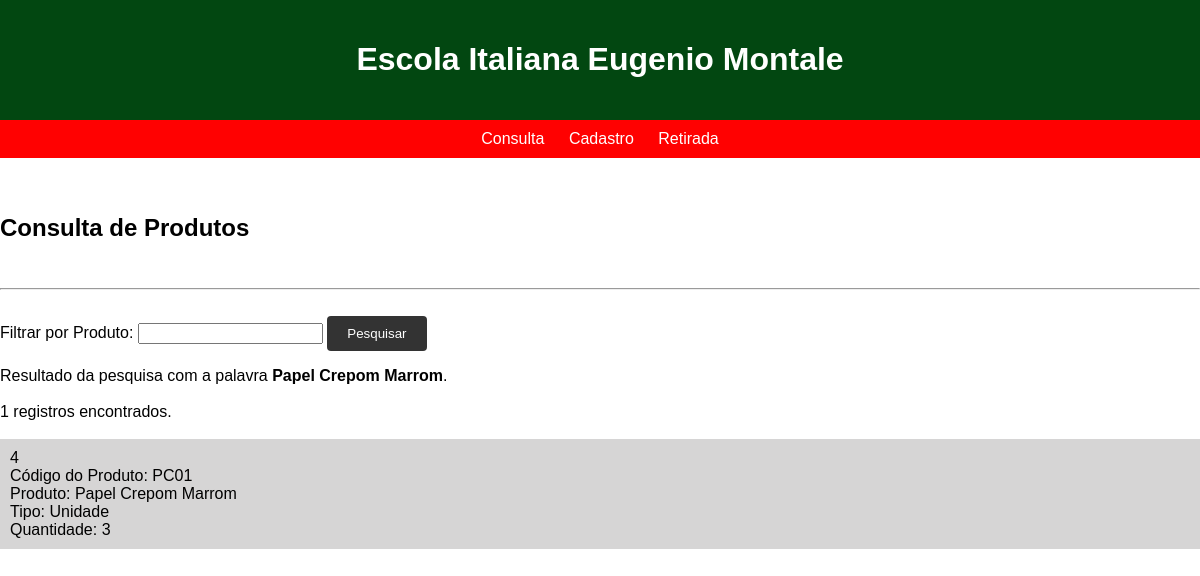
/consulta.php?filtro=Papel Crepom Marrom, run on the app's committed database.
### tables this page shows
CREATE TABLE `estoque` (
  `id` int(11) NOT NULL,
  `CodProduto` varchar(4) NOT NULL,
  `NomeProduto` varchar(70) NOT NULL,
  `Tipo` enum('Pacote','Unidade') DEFAULT NULL,
  `qtidadeProduto` int(11) NOT NULL
);

### consulta.php (the view, shortened to what this page needs)
<?php
include_once("conexao.php");
$filtro = isset($_GET['filtro'])?$_GET['filtro']:"";
$sql = "select * from estoque where NomeProduto like '%$filtro%' order by CodProduto";
$consulta = mysqli_query($conn,$sql);
$registros = mysqli_num_rows($consulta);
?>
<html lang="pt-br">
    <head>
        <link rel="stylesheet" type="text/css" href="./css/consulta.css">
    </head>
    <body>
        <header>
            <h1>Escola Italiana Eugenio Montale</h1>
        </header>
        <nav>
            <a href="consulta.php">Consulta</a>
            <a href="index.php">Cadastro</a>
            <a href="excluir.php">Retirada</a>
        </nav>
        <section><br><br>
            <h2>Consulta de Produtos</h2><br>
            <hr><br>
            <form method="get" action="">
                Filtrar por Produto: <input type="text" name="filtro" class="campo" required autofocus>
                <input type="submit" value="Pesquisar">
            </form>
        <?php
        print "Resultado da pesquisa com a palavra <strong>$filtro</strong>.<br><br>";
        print "$registros registros encontrados.";
        print "<br><br>";
        while($exibirRegistros = mysqli_fetch_array($consulta)){
            $codigo = $exibirRegistros[0];
            $CodProduto = $exibirRegistros[1];
            $NomeProduto = $exibirRegistros[2];
            $Tipo = $exibirRegistros[3];
            $qtidadeProduto = $exibirRegistros[4];
            print "<article>";
            print "$codigo<br>";
            print "Código do Produto: $CodProduto<br>";
            print "Produto: $NomeProduto<br>";
            print "Tipo: $Tipo<br>";
            print "Quantidade: $qtidadeProduto";
            print "</article>";
        }
        ?>
    </body>
</html>

### css/consulta.css (style rules this page uses)
body { font-family: Arial, sans-serif; margin: 0; padding: 0; }
header { background-color: #024711; color: #fff; padding: 20px; text-align: center; }
nav { background-color: #ff0101; padding: 10px; text-align: center; }
nav a { color: #fff; text-decoration: none; margin: 0 10px; }
article { width: 100%; box-sizing: border-box; padding: 10px; background-color: #d6d5d5; margin-bottom: 5px; }
input[type="submit"] { background-color: #333; color: #fff; padding: 10px 20px; border: none; border-radius: 4px; cursor: pointer; }

### data on the page
estoque: id "4", CodProduto "PC01", NomeProduto "Papel Crepom Marrom", Tipo "Unidade", qtidadeProduto "3"

### other printed values
$filtro "Papel Crepom Marrom"
$registros "1"
